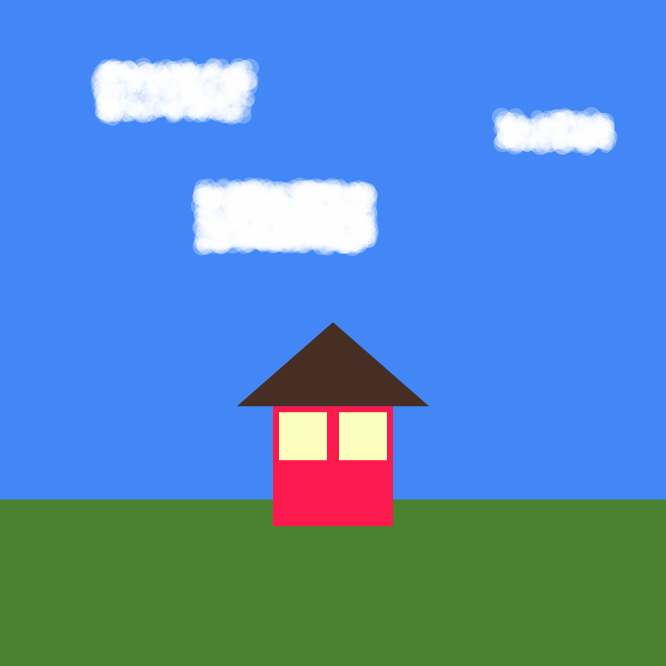
Frame 1 (no input)
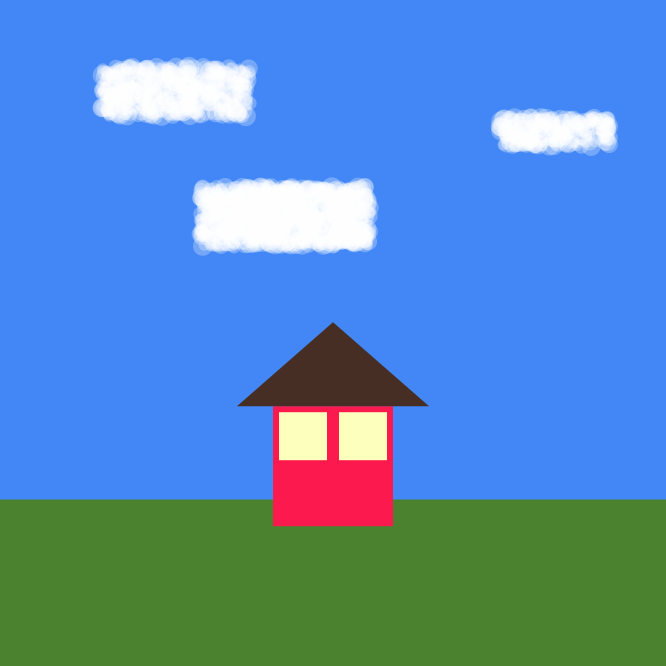
Frame 60 (the mouse pressed at the canvas centre just before this capture)
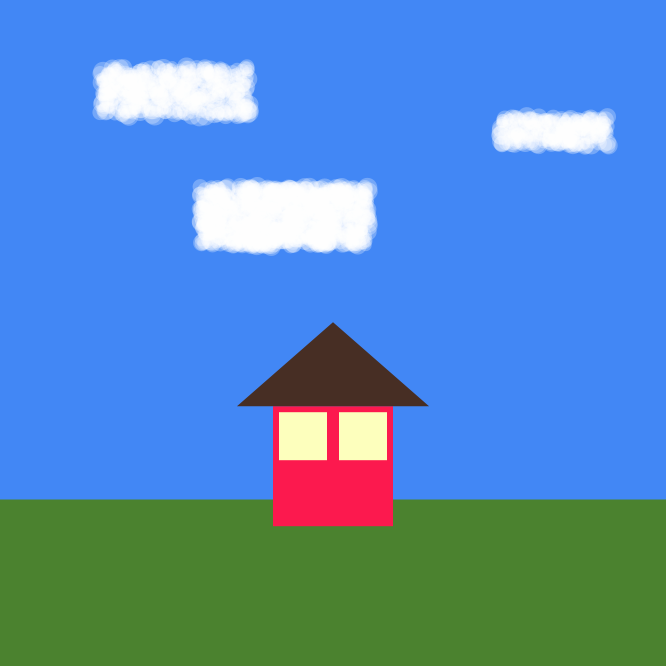
Frame 120 (the mouse held since frame 60 and released just before this capture)

The Processing sketch that drew these frames (run headless with seeded random() and noise(); from frame 60 on, the mouse is pressed at the canvas centre):

// Processing sketch: happy_little_trees
// ── happy_little_trees.pde
color sky = #4287f5;
color ground = #4b822f;
color house = #fc194e;
color roof = #472e24;
color clouds = 0x44ffffff;
color lightsOff = #382527;
color lightsOn = #fdffbd;
boolean lights = true;

void setup(){
  size(666, 666);
  frameRate(15);
}

void draw(){
  drawBackdrop();
  drawHouse();
  drawClouds();
  
  //fill(255);
  //String coordinates = "(" + mouseX + ", " + mouseY + ")";
  //text(coordinates, mouseX, mouseY);
}

void drawClouds(){
  fill(clouds);
  float cloudX = width*.15;
  float cloudY = height*.10;
  float cloudWidth = 150;
  float cloudHeight = 50;
  float chunkSize = 10;
  int numClouds = 500;
  // Draw one cloud.
  for(int i = 0; i < numClouds; i++){
    circle(cloudX + random(cloudWidth), cloudY + random(cloudHeight), 10+random(chunkSize));
  }
  
  // Draw a second, smaller cloud.
  for(int i = 0; i < numClouds*.5; i++){
    circle(cloudX + 400 + random(cloudWidth - 40), cloudY + 50 + random(cloudHeight - 20), 10+random(chunkSize));
  }
  
  // Draw a third, bigger cloud.
  for(int i = 0; i < numClouds*2; i++){
    circle(cloudX + 100 + random(cloudWidth + 20), cloudY + 120 + random(cloudHeight + 10), 10+random(chunkSize));
  }
  
}

void drawBackdrop(){
  // Draw the sky in the background.
  background(sky);
  
  // Draw the ground.
  fill(ground);
  noStroke();
  rect(0, height*.75, width, height*.25);
  
  //println("Backdrop drawn!");
  return;
}

void drawHouse(){
  // Draw a house.
  float houseX = width*.5;
  float houseY = height*.7;
  int houseSize = 120;
  fill(house);
  rectMode(RADIUS);
  square(houseX, houseY, houseSize/2);
  
  fill(roof);
  triangle(houseX,              houseY-houseSize*1.2,
           houseX+houseSize*.8, houseY-houseSize*.5,
           houseX-houseSize*.8, houseY-houseSize*.5);
           
  if(lights){
    fill(lightsOn);
  }else{
    fill(lightsOff);
  }
  square(houseX-30, houseY-30, houseSize/5);
  square(houseX+30, houseY-30, houseSize/5);
           
  rectMode(CORNER);
  //println("House drawn!");
  return;
}

void mouseClicked(){
  lights = !lights;
  println("mouseX: " + mouseX + "; mouseY: " + mouseY);
}
